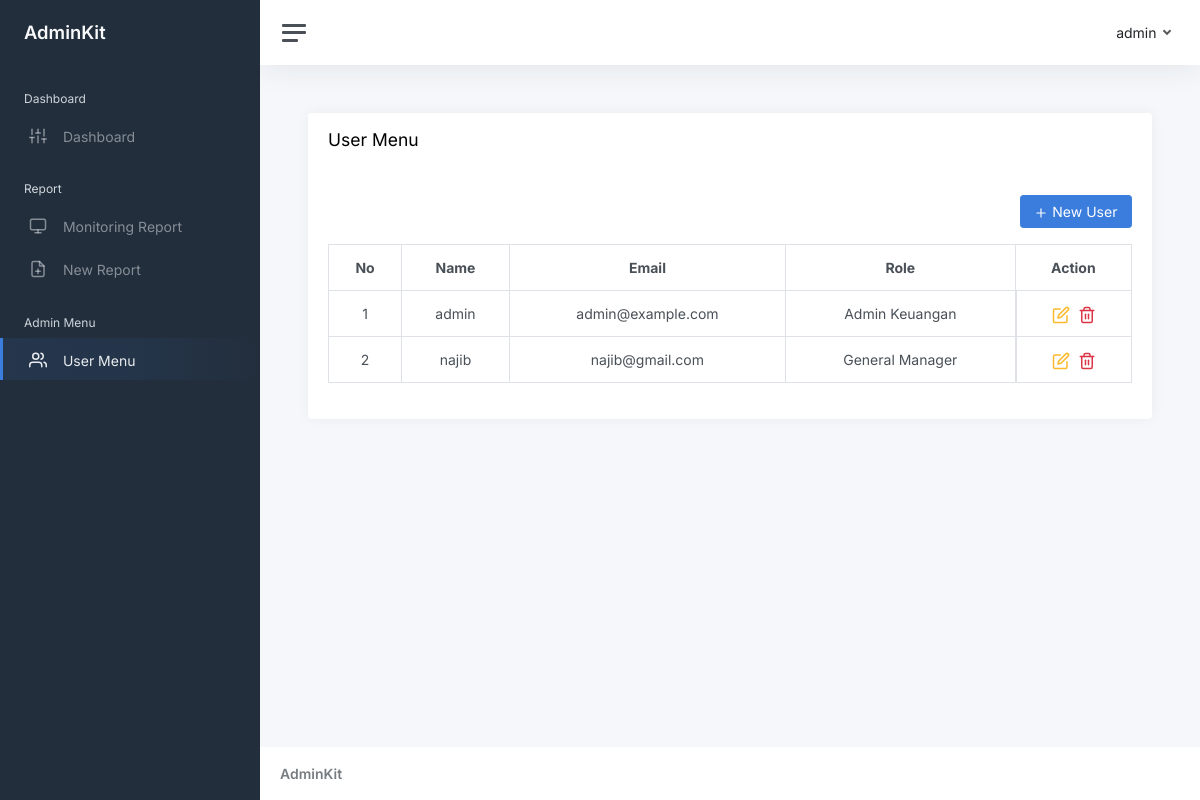
Page /user-menu.php (signed in) on the earlier database version.
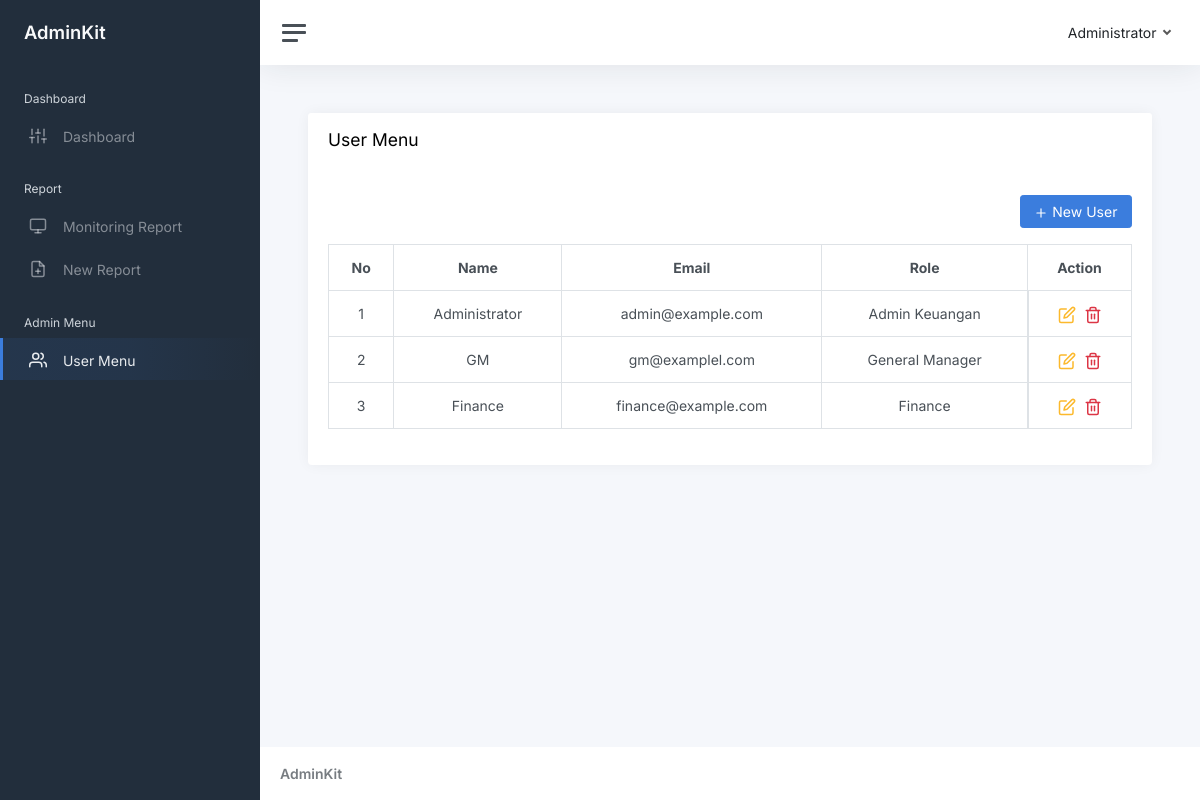
Same page on the later database version.
### tables this page shows
CREATE TABLE IF NOT EXISTS `users` (
  `id` int NOT NULL AUTO_INCREMENT,
  `name` varchar(256) NOT NULL,
  `email` varchar(256) NOT NULL,
  `password` varchar(256) NOT NULL,
  `role_id` int NOT NULL,
  `created_at` datetime NOT NULL,
  `updated_at` datetime NOT NULL,
  PRIMARY KEY (`id`),
  UNIQUE KEY `email` (`email`),
  KEY `role_id` (`role_id`),
  CONSTRAINT `FK_users_roles` FOREIGN KEY (`role_id`) REFERENCES `roles` (`id`) ON DELETE CASCADE
);

CREATE TABLE IF NOT EXISTS `roles` (
  `id` int NOT NULL AUTO_INCREMENT,
  `name` varchar(256) NOT NULL,
  PRIMARY KEY (`id`)
);

### middleware/auth.php (called while the page is built, shortened)
<?php
$auth = (object) $_SESSION['auth'];

### user-menu.php (the view, shortened to what this page needs)
<?php
include './config/database.php';
include './middleware/auth.php';
$title = 'User Menu';
$query = "SELECT a.id AS id, a.name AS user_name, email, role_id, b.name AS role_name FROM users AS a LEFT JOIN roles AS b ON a.role_id = b.id";
$data = mysqli_query($db, $query);
$i = 1;
?>
<div class="card">
    <div class="card-header">
        <h4>User Menu</h4>
    </div>
    <div class="card-body">
        <div class="d-flex justify-content-between">
            <div class="d-flex align-items-end">
                <button type="button" class="btn btn-primary mb-3" data-bs-toggle="modal" data-bs-target="#add">
                    <i class="align-middle" data-feather="plus"></i> New User
                </button>
            </div>
        </div>
        <div class="table-responsive">
            <table class="table table-bordered table-hover" id="usersTable" class="display">
                <thead>
                    <tr>
                        <th class="text-center">No</th>
                        <th class="text-center">Name</th>
                        <th class="text-center">Email</th>
                        <th class="text-center">Role</th>
                        <th class="text-center">Action</th>
                    </tr>
                </thead>
                <tbody>
                    <?php while ($row = mysqli_fetch_object($data)) : ?>
                        <tr>
                            <td class="text-center"><?= $i++; ?></td>
                            <td class="text-center"><?= $row->user_name; ?></td>
                            <td class="text-center"><?= $row->email; ?></td>
                            <td class="text-center"><?= $row->role_name; ?></td>
                            <td class="d-flex justify-content-center gap-2">
                                <a href="#" id="edit" class="text-warning" data-bs-toggle-2="tooltip" data-bs-placement="top" data-bs-title="Edit" data-bs-toggle="modal" data-bs-target="#edit<?= $row->id ?>"><i class="align-middle" data-feather="edit"></i></a>
                                <a href="#" id="destroy" class="text-danger" data-bs-toggle-2="tooltip" data-bs-placement="top" data-bs-title="Delete" data-bs-toggle="modal" data-bs-target="#delete<?= $row->id ?>"><i class="align-middle" data-feather="trash-2"></i></a>
                            </td>
                        </tr>
                    <?php endwhile; ?>
                </tbody>
            </table>
        </div>
    </div>
</div>
<?php
$content = ob_get_clean();
?>
<link href="https://cdn.datatables.net/v/bs5/jq-3.7.0/dt-2.3.2/datatables.min.css" rel="stylesheet">
<?php
$css = ob_get_clean();
?>
<?php
include "./template.php";
?>

### template.php (shortened to what this page needs)
<!DOCTYPE html>
<html lang="en">
<head>
    <link href="https://cdn.jsdelivr.net/npm/bootstrap@5.3.7/dist/css/bootstrap.min.css" rel="stylesheet">
    <?= $css ?? '' ?>
    <link href="./public/css/app.css" rel="stylesheet">
</head>
<body>
    <div class="wrapper">
        <nav id="sidebar" class="sidebar js-sidebar">
            <div class="sidebar-content js-simplebar">
                <a class="sidebar-brand" href="index.html">
                    <span class="align-middle">AdminKit</span>
                </a>
                <ul class="sidebar-nav">
                    <li class="sidebar-header">
                        Dashboard
                    </li>
                    <li class="sidebar-item <?= $title == 'Dashboard' ? 'active' : '' ?>">
                        <a class="sidebar-link" href="dashboard.php">
                            <i class="align-middle" data-feather="sliders"></i> <span class="align-middle">Dashboard</span>
                        </a>
                    </li>
                    <li class="sidebar-header">
                        Report
                    </li>
                    <li class="sidebar-item <?= $title == 'Monitoring Report' ? 'active' : '' ?>">
                        <a class="sidebar-link" href="monitoring-report.php">
                            <i class="align-middle" data-feather="monitor"></i> <span class="align-middle">Monitoring Report</span>
                        </a>
                    </li>
                    <?php if ($auth->role_id == 1) : ?>
                        <li class="sidebar-item <?= $title == 'New Report' ? 'active' : '' ?>">
                            <a class="sidebar-link" href="new-report.php">
                                <i class="align-middle" data-feather="file-plus"></i> <span class="align-middle">New Report</span>
                            </a>
                        </li>
                    <?php endif; ?>
                    <?php if ($auth->role_id == 1) : ?>
                        <li class="sidebar-header">
                            Admin Menu
                        </li>
                        <li class="sidebar-item <?= $title == 'User Menu' ? 'active' : '' ?>">
                            <a class="sidebar-link" href="user-menu.php">
                                <i class="align-middle" data-feather="users"></i> <span class="align-middle">User Menu</span>
                            </a>
                        </li>
                    <?php endif; ?>
                </ul>
            </div>
        </nav>
        <div class="main">
            <nav class="navbar navbar-expand navbar-light navbar-bg">
                <a class="sidebar-toggle js-sidebar-toggle">
                    <i class="hamburger align-self-center"></i>
                </a>
                <div class="navbar-collapse collapse">
                    <ul class="navbar-nav navbar-align">
                        <li class="nav-item dropdown">
                            <a class="nav-link dropdown-toggle d-none d-sm-inline-block" href="#" data-bs-toggle="dropdown">
                                <span class="text-dark"><?= $auth->name ?></span>
                            </a>
                        </li>
                    </ul>
                </div>
            </nav>
            <main class="content">
                <div class="container-fluid p-0">
                    <?= $content; ?>
                </div>
            </main>
            <footer class="footer">
                <div class="container-fluid">
                    <div class="row text-muted">
                        <div class="col-6 text-start">
                            <p class="mb-0 text-muted">
                                <b>AdminKit</b>
                            </p>
                        </div>
                    </div>
                </div>
            </footer>
        </div>
    </div>
</body>
</html>

Differences in the rows shown:
changed users "admin@example.com": name "admin" → "Administrator"
changed users "General Manager": name "najib" → "GM"; email "najib@gmail.com" → "gm@examplel.com"
added users: name "Finance", email "finance@example.com", role.name "Finance"
